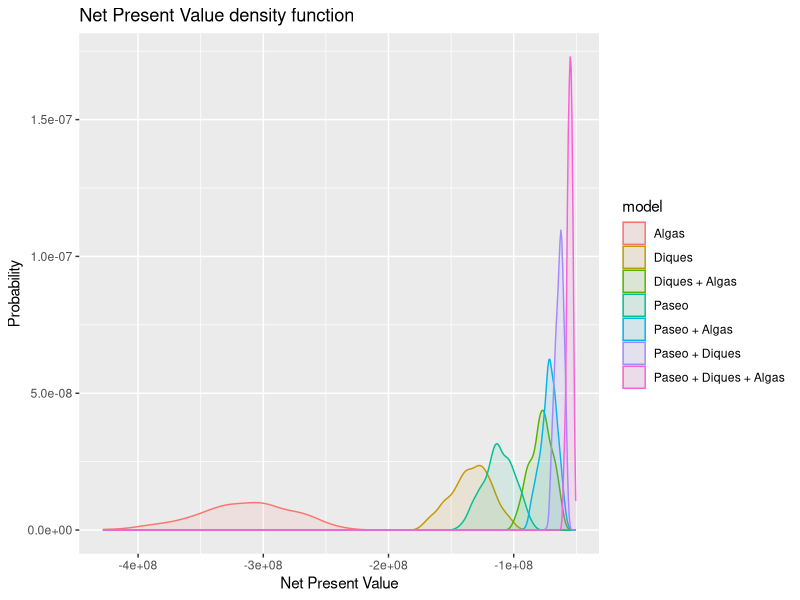
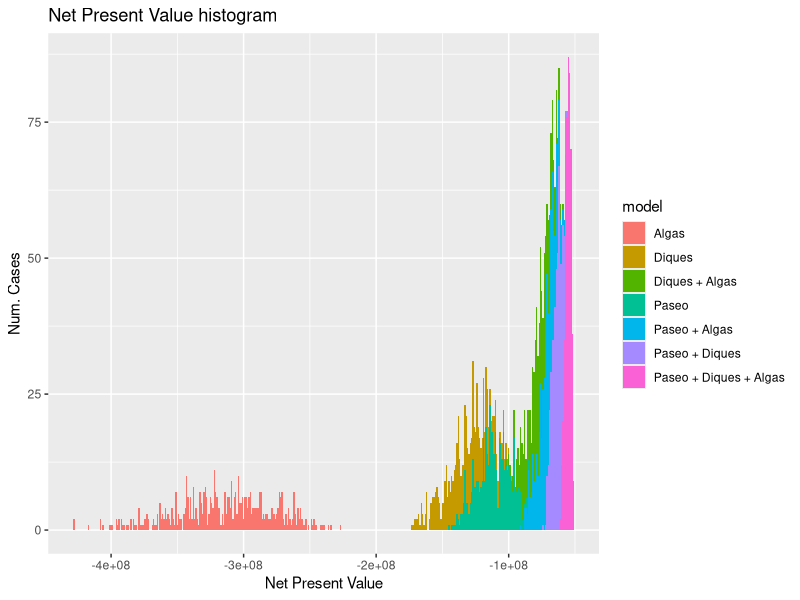
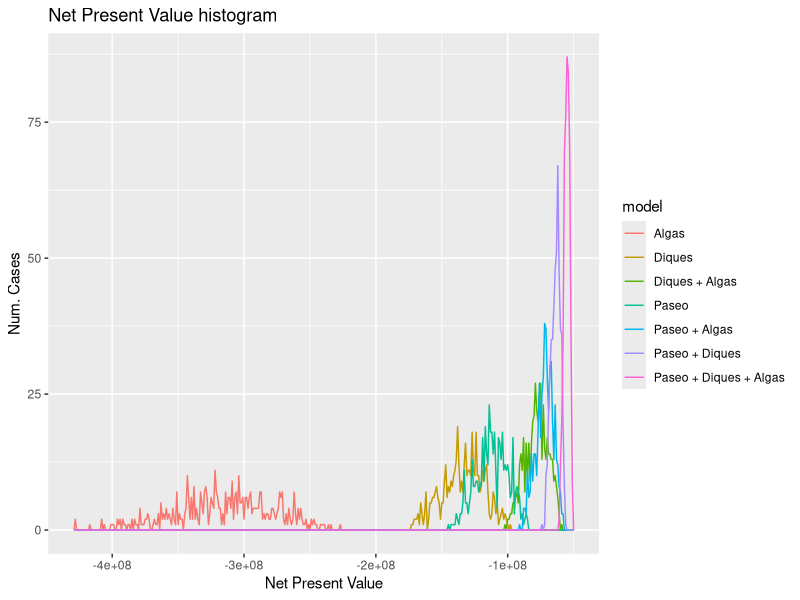
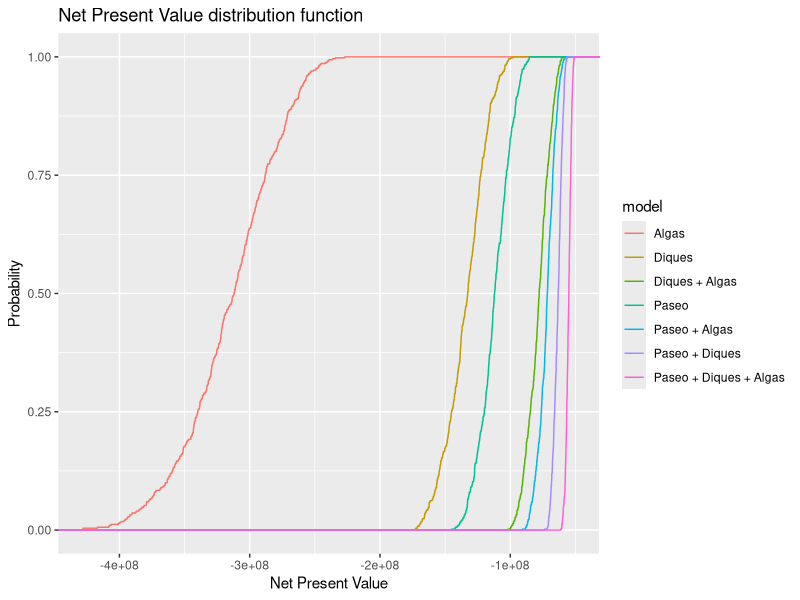
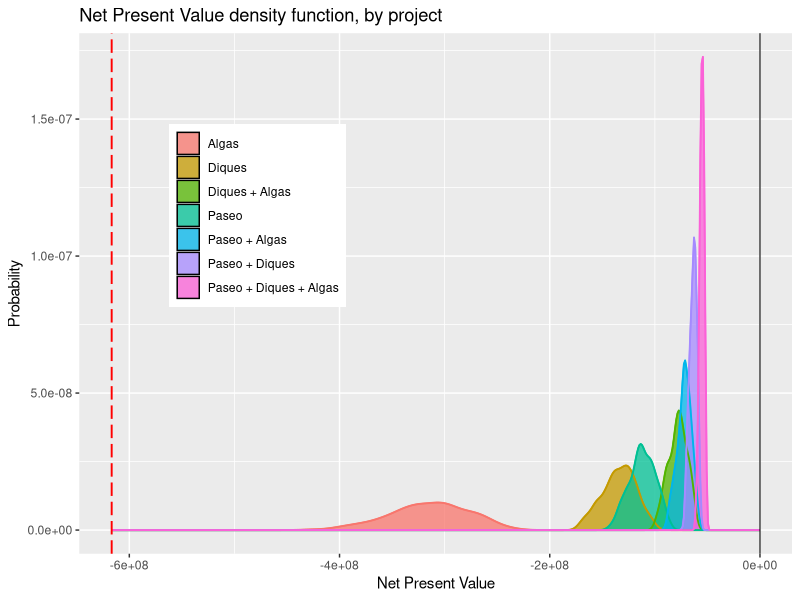

Generate these figures, in order, with R:
############################################################
# CÓDIGO PARA REALIZACIÓN DE ANÁLISIS COSTE-BENEFICIO EN R #
############################################################
#                  ACB-ENTREGA-CC-02                       #
############################################################

# ---------------------------------- #
# 1.- FUNCIÓN VALOR ACTUALIZADO NETO #
# ---------------------------------- #

cc.npv.fun <- function (vector.data) { 
  # VECTOR DATA : vector en el cual se incluyan los parámetros siguientes
  # (fijar, dejar como parámetros variables según deseos)
  # (se introducen como vector para el posterior análisis de sensibilidad)
  
  # COSTES #
  # ------ #
  # Construction costs
  cons.cost <- vector.data[1]
  
  # VALORES EXPUESTOS #
  # ----------------- #
  # Playa #1
  exp.beach1 <- vector.data[2]
  # Playa #2
  exp.beach2 <- vector.data[3]
  # Puerto
  exp.port <- vector.data[4]
  # Zona roja
  exp.red <- vector.data[5]
  # Zona amarilla
  exp.yell <- vector.data[6]
  # Zona verde
  exp.gree <- vector.data[7]
  
  
  # PARÁMETROS BÁSICOS #
  # ------------------ #
  # Tasa de descuento
  disc.rate <- vector.data[8]
  # Horizonte temporal 
  hozt.temp <- vector.data[9]
  
  
  # SERIES TEMPORALES #
  # ----------------- #
  # Años
  year.vector <- c(1:hozt.temp)
  
  # Construction costs
  cons.cost.vector <- rep(0, hozt.temp)
  cons.cost.vector[1] <- cons.cost
  
  # Expuestos
  exp.beach1.vector <- rep(0, hozt.temp)
  exp.beach2.vector <- rep(0, hozt.temp)
  exp.port.vector <- rep(0, hozt.temp)
  exp.red.vector <- rep(0, hozt.temp)
  exp.yell.vector <- rep(0, hozt.temp)
  exp.gree.vector <- rep(0, hozt.temp)
  for (i in 2:hozt.temp) {
    exp.beach1.vector[i] <- exp.beach1
    exp.beach2.vector[i] <- exp.beach2
    exp.port.vector[i] <- exp.port
    exp.red.vector[i] <- exp.red
    exp.yell.vector[i] <- exp.yell
    exp.gree.vector[i] <- exp.gree
  }
  
  
  # --------------------- # 
  # BENEFITS / Beneficios #
  # --------------------- #
  ben.vector <- rep(0, hozt.temp)
  netben.vector <- rep(0, hozt.temp)
  for (i in (1):(hozt.temp)) {
    ben.vector[i] <- -cons.cost.vector[i]-exp.beach1.vector[i]-exp.beach2.vector[i]-exp.port.vector[i]-
                     exp.red.vector[i]-exp.yell.vector[i]-exp.gree.vector[i]
    netben.vector[i] <- ben.vector[i]/((1+disc.rate)^i)
  }
  
  # --------- # 
  # NPV / VAN #
  # --------- #
  npv.result <- sum(netben.vector)
  npv.result
}

# ------------------------------------ #
# 2.- FUNCIÓN ANÁLISIS DE SENSIBILIDAD #
# ------------------------------------ #

anal.sensit <- function( model, pars.vector.values, pars.vector.names) {
  # Inputs:
  # función modelo
  # vector con los parámetros base del modelo
  # vector con los nombres de los parámetros
  pars.dim <- length(pars.vector.values)
  
  # Steps del análisis. -1%, 0, +1%
  steps <- c(-0.01, 0, 0.01)
  perc.df <- data.frame(steps)
  
  column.names <- rep(0, pars.dim+1)
  column.names[1] = "Change in parameter"
  # Este ciclo está ajustado para tres steps (a, b, c)
  for (i in 1:pars.dim){
    column.names[i+1] = pars.vector.names[i]
    pars.vector.sensit <- pars.vector.values
    pars.vector.sensit[i] <- pars.vector.values[i]*(1+steps[1])
    a <- model(pars.vector.sensit)
    pars.vector.sensit[i] <- pars.vector.values[i]*(1+steps[2])
    b <- model(pars.vector.sensit)
    pars.vector.sensit[i] <- pars.vector.values[i]*(1+steps[3])
    c <- model(pars.vector.sensit)
    perc.df <- cbind(perc.df, c(100*(a-b)/b, 0, 100*(c-b)/b))
  }
  colnames(perc.df) <- column.names
  perc.df
}

# --------------------- #
# 3.- VALORES EXPUESTOS #
# --------------------- #

exp.beach1 <- 150000
exp.beach2 <- 95000
exp.port <- 0.85*2814.50*7.5
exp.red <- 0.85*((5*60*60*365*0.4)+(13*40*50*365*0.5)+(4*250000)+(300*25000))
exp.yell <- 0.75*((5*40*50*365*0.5)+(250*25000))
exp.gree <- 0.60*(1500000+(280*25000))

# -------------------- #
# 4.- VAN ALTERNATIVAS #
# -------------------- #

# Alternativa 0 - Do nothing
Alt.0.vector <- c(0, exp.beach1, exp.beach2, 
                  exp.port, exp.red, exp.yell, exp.gree,
                  0.03, 50)
Alt.0.npv <- cc.npv.fun(Alt.0.vector)

# Alternativa 1 - Ampliacion Paseo
Alt.1.vector <- c(25000000, exp.beach1, exp.beach2, 
                   exp.port, (1-0.80)*exp.red, (1-0.95)*exp.yell, (1-0.95)*exp.gree,
                   0.03, 50)
Alt.1.npv <- cc.npv.fun(Alt.1.vector)

# Alternativa 2 - Diques
Alt.2.vector <- c(15000000, exp.beach1, exp.beach2, 
                  exp.port, (1-0.75)*exp.red, (1-0.90)*exp.yell, (1-0.90)*exp.gree,
                  0.03, 50)
Alt.2.npv <- cc.npv.fun(Alt.2.vector)

# Alternativa 3 - Algas
Alt.3.vector <- c(800000, exp.beach1, exp.beach2, 
                  exp.port, (1-0.50)*exp.red, (1-0.50)*exp.yell, (1-0.50)*exp.gree,
                  0.03, 50)
Alt.3.npv <- cc.npv.fun(Alt.3.vector)

# Alternativa 4 - Ampliacion Paseo + Diques
Alt.4.vector <- c(25000000+15000000, exp.beach1, exp.beach2, 
                  exp.port, (1-0.80)*(1-0.75)*exp.red, (1-0.95)*(1-0.90)*exp.yell, (1-0.95)*(1-0.90)*exp.gree,
                  0.03, 50)
Alt.4.npv <- cc.npv.fun(Alt.4.vector)

# Alternativa 5 - Ampliacion Paseo + Algas
Alt.5.vector <- c(25000000+800000, exp.beach1, exp.beach2, 
                  exp.port, (1-0.80)*(1-0.50)*exp.red, (1-0.95)*(1-0.5)*exp.yell, (1-0.95)*(1-0.50)*exp.gree,
                  0.03, 50)
Alt.5.npv <- cc.npv.fun(Alt.5.vector)

# Alternativa 6 - Diques + Algas
Alt.6.vector <- c(15000000+800000, exp.beach1, exp.beach2, 
                  exp.port, (1-0.75)*(1-0.50)*exp.red, (1-0.90)*(1-0.5)*exp.yell, (1-0.90)*(1-0.50)*exp.gree,
                  0.03, 50)
Alt.6.npv <- cc.npv.fun(Alt.6.vector)

# Alternativa 7 - Ampliacion Paseo + Diques + Algas
Alt.7.vector <- c(25000000+15000000+800000, exp.beach1, exp.beach2, 
                  exp.port, (1-0.80)*(1-0.75)*(1-0.50)*exp.red, (1-0.95)*(1-0.90)*(1-0.5)*exp.yell, (1-0.95)*(1-0.90)*(1-0.50)*exp.gree,
                  0.03, 50)
Alt.7.npv <- cc.npv.fun(Alt.7.vector)

# ------------------------------------------ #
# 5.- EJECUCIÓN DEL ANÁLISIS DE SENSIBILIDAD #
# ------------------------------------------ #

# Alternativa 1 - Ampliacion Paseo
model_1.param <- Alt.1.vector
model_1.names <- c("cons.cost", "exp.beach1", "exp.beach2",
                   "exp.port", "exp.red", "exp.yell", "exp.gree",
                   "disc.rate", "hozt.temp")
model_1.sa.df <- anal.sensit(cc.npv.fun, model_1.param, model_1.names)
model_1.sa.df$project <- "Paseo"

# Alternativa 2 - Diques
model_2.param <- Alt.2.vector
model_2.names <- c("cons.cost", "exp.beach1", "exp.beach2",
                   "exp.port", "exp.red", "exp.yell", "exp.gree",
                   "disc.rate", "hozt.temp")
model_2.sa.df <- anal.sensit(cc.npv.fun, model_2.param, model_2.names)
model_2.sa.df$project <- "Diques"

# Alternativa 3 - Algas
model_3.param <- Alt.3.vector
model_3.names <- c("cons.cost", "exp.beach1", "exp.beach2",
                   "exp.port", "exp.red", "exp.yell", "exp.gree",
                   "disc.rate", "hozt.temp")
model_3.sa.df <- anal.sensit(cc.npv.fun, model_3.param, model_3.names)
model_3.sa.df$project <- "Algas"


# Manipular los datos para presentarlos
sa.data.df <- model_1.sa.df[-c(1,2,3,5),]
sa.data.df <- sa.data.df[,-c(1)]

sa.data.df <- rbind(model_1.sa.df, model_2.sa.df, model_3.sa.df)


# ----------------------- #
# 6.- ANÁLISIS MONTECARLO #
# ----------------------- #

# Alternativa 1 - Ampliacion Paseo
model_1.mc.df <- data.frame(npv=numeric(0), irr=numeric(0))
for (i in 1:500) {
  # Distribuciones de probabilidad de cada parámetro
  a <- runif(1, min = Alt.1.vector[1], max = Alt.1.vector[1]) #cons.cost
  b <- runif(1, min = Alt.1.vector[2]*0.75, max = Alt.1.vector[2]*1.25) #exp.beach1
  c <- runif(1, min = Alt.1.vector[3]*0.75, max = Alt.1.vector[3]*1.25) #exp.beach2
  d <- runif(1, min = Alt.1.vector[4]*0.75, max = Alt.1.vector[4]*1.25) #exp.port
  e <- runif(1, min = Alt.1.vector[5]*0.75, max = Alt.1.vector[5]*1.25) #exp.red
  f <- runif(1, min = Alt.1.vector[6]*0.75, max = Alt.1.vector[6]*1.25) #exp.yell
  g <- runif(1, min = Alt.1.vector[7]*0.75, max = Alt.1.vector[7]*1.25) #exp.gree
  h <- runif(1, min = Alt.1.vector[8]*0.75, max = Alt.1.vector[8]*1.25) #disc.rate
  i <- runif(1, min = Alt.1.vector[9], max = Alt.1.vector[9]) #h0zt.temp
  model_1.param <- c(a, b, c, d, e, f, g, h, i)
  # Llamada a la función y almacenar datos
  model_1.mc.df <- rbind(model_1.mc.df, cc.npv.fun(model_1.param))
}
# DATA PREPARATION
colnames(model_1.mc.df) <- c("npv")
model_1.mc.sort <- (model_1.mc.df)
model_1.mc.sort$npv <- model_1.mc.sort[order(model_1.mc.sort$npv),]
# Sequence by 1/num.cases, 1/500 = 0.004
model_1.mc.sort <- data.frame(model_1.mc.sort, seq(from = 0.002, to = 1, by = 0.002))
model_1.mc.sort$proj <- rep('Paseo', 500)
colnames(model_1.mc.sort) <- c("npv", "prob", "model")


# Alternativa 2 - Diques
model_2.mc.df <- data.frame(npv=numeric(0), irr=numeric(0))
for (i in 1:500) {
  # Distribuciones de probabilidad de cada parámetro
  a <- runif(1, min = Alt.2.vector[1], max = Alt.2.vector[1]) #cons.cost
  b <- runif(1, min = Alt.2.vector[2]*0.75, max = Alt.2.vector[2]*1.25) #exp.beach1
  c <- runif(1, min = Alt.2.vector[3]*0.75, max = Alt.2.vector[3]*1.25) #exp.beach2
  d <- runif(1, min = Alt.2.vector[4]*0.75, max = Alt.2.vector[4]*1.25) #exp.port
  e <- runif(1, min = Alt.2.vector[5]*0.75, max = Alt.2.vector[5]*1.25) #exp.red
  f <- runif(1, min = Alt.2.vector[6]*0.75, max = Alt.2.vector[6]*1.25) #exp.yell
  g <- runif(1, min = Alt.2.vector[7]*0.75, max = Alt.2.vector[7]*1.25) #exp.gree
  h <- runif(1, min = Alt.2.vector[8]*0.75, max = Alt.2.vector[8]*1.25) #disc.rate
  i <- runif(1, min = Alt.2.vector[9], max = Alt.2.vector[9]) #h0zt.temp
  model_2.param <- c(a, b, c, d, e, f, g, h, i)
  # Llamada a la función y almacenar datos
  model_2.mc.df <- rbind(model_2.mc.df, cc.npv.fun(model_2.param))
}
# DATA PREPARATION
colnames(model_2.mc.df) <- c("npv")
model_2.mc.sort <- (model_2.mc.df)
model_2.mc.sort$npv <- model_2.mc.sort[order(model_2.mc.sort$npv),]
# Sequence by 1/num.cases, 1/500 = 0.004
model_2.mc.sort <- data.frame(model_2.mc.sort, seq(from = 0.002, to = 1, by = 0.002))
model_2.mc.sort$proj <- rep('Diques', 500)
colnames(model_2.mc.sort) <- c("npv", "prob", "model")


# Alternativa 3 - Algas
model_3.mc.df <- data.frame(npv=numeric(0), irr=numeric(0))
for (i in 1:500) {
  # Distribuciones de probabilidad de cada parámetro
  a <- runif(1, min = Alt.3.vector[1], max = Alt.3.vector[1]) #cons.cost
  b <- runif(1, min = Alt.3.vector[2]*0.75, max = Alt.3.vector[2]*1.25) #exp.beach1
  c <- runif(1, min = Alt.3.vector[3]*0.75, max = Alt.3.vector[3]*1.25) #exp.beach2
  d <- runif(1, min = Alt.3.vector[4]*0.75, max = Alt.3.vector[4]*1.25) #exp.port
  e <- runif(1, min = Alt.3.vector[5]*0.75, max = Alt.3.vector[5]*1.25) #exp.red
  f <- runif(1, min = Alt.3.vector[6]*0.75, max = Alt.3.vector[6]*1.25) #exp.yell
  g <- runif(1, min = Alt.3.vector[7]*0.75, max = Alt.3.vector[7]*1.25) #exp.gree
  h <- runif(1, min = Alt.3.vector[8]*0.75, max = Alt.3.vector[8]*1.25) #disc.rate
  i <- runif(1, min = Alt.3.vector[9], max = Alt.3.vector[9]) #h0zt.temp
  model_3.param <- c(a, b, c, d, e, f, g, h, i)
  # Llamada a la función y almacenar datos
  model_3.mc.df <- rbind(model_3.mc.df, cc.npv.fun(model_3.param))
}
# DATA PREPARATION
colnames(model_3.mc.df) <- c("npv")
model_3.mc.sort <- (model_3.mc.df)
model_3.mc.sort$npv <- model_3.mc.sort[order(model_3.mc.sort$npv),]
# Sequence by 1/num.cases, 1/500 = 0.004
model_3.mc.sort <- data.frame(model_3.mc.sort, seq(from = 0.002, to = 1, by = 0.002))
model_3.mc.sort$proj <- rep('Algas', 500)
colnames(model_3.mc.sort) <- c("npv", "prob", "model")


# Alternativa 4 - Ampliacion Paseo + Diques
model_4.mc.df <- data.frame(npv=numeric(0), irr=numeric(0))
for (i in 1:500) {
  # Distribuciones de probabilidad de cada parámetro
  a <- runif(1, min = Alt.4.vector[1], max = Alt.4.vector[1]) #cons.cost
  b <- runif(1, min = Alt.4.vector[2]*0.75, max = Alt.4.vector[2]*1.25) #exp.beach1
  c <- runif(1, min = Alt.4.vector[3]*0.75, max = Alt.4.vector[3]*1.25) #exp.beach2
  d <- runif(1, min = Alt.4.vector[4]*0.75, max = Alt.4.vector[4]*1.25) #exp.port
  e <- runif(1, min = Alt.4.vector[5]*0.75, max = Alt.4.vector[5]*1.25) #exp.red
  f <- runif(1, min = Alt.4.vector[6]*0.75, max = Alt.4.vector[6]*1.25) #exp.yell
  g <- runif(1, min = Alt.4.vector[7]*0.75, max = Alt.4.vector[7]*1.25) #exp.gree
  h <- runif(1, min = Alt.4.vector[8]*0.75, max = Alt.4.vector[8]*1.25) #disc.rate
  i <- runif(1, min = Alt.4.vector[9], max = Alt.4.vector[9]) #h0zt.temp
  model_4.param <- c(a, b, c, d, e, f, g, h, i)
  # Llamada a la función y almacenar datos
  model_4.mc.df <- rbind(model_4.mc.df, cc.npv.fun(model_4.param))
}
# DATA PREPARATION
colnames(model_4.mc.df) <- c("npv")
model_4.mc.sort <- (model_4.mc.df)
model_4.mc.sort$npv <- model_4.mc.sort[order(model_4.mc.sort$npv),]
# Sequence by 1/num.cases, 1/500 = 0.004
model_4.mc.sort <- data.frame(model_4.mc.sort, seq(from = 0.002, to = 1, by = 0.002))
model_4.mc.sort$proj <- rep('Paseo + Diques', 500)
colnames(model_4.mc.sort) <- c("npv", "prob", "model")


# Alternativa 5 - Ampliacion Paseo + Algas
model_5.mc.df <- data.frame(npv=numeric(0), irr=numeric(0))
for (i in 1:500) {
  # Distribuciones de probabilidad de cada parámetro
  a <- runif(1, min = Alt.5.vector[1], max = Alt.5.vector[1]) #cons.cost
  b <- runif(1, min = Alt.5.vector[2]*0.75, max = Alt.5.vector[2]*1.25) #exp.beach1
  c <- runif(1, min = Alt.5.vector[3]*0.75, max = Alt.5.vector[3]*1.25) #exp.beach2
  d <- runif(1, min = Alt.5.vector[4]*0.75, max = Alt.5.vector[4]*1.25) #exp.port
  e <- runif(1, min = Alt.5.vector[5]*0.75, max = Alt.5.vector[5]*1.25) #exp.red
  f <- runif(1, min = Alt.5.vector[6]*0.75, max = Alt.5.vector[6]*1.25) #exp.yell
  g <- runif(1, min = Alt.5.vector[7]*0.75, max = Alt.5.vector[7]*1.25) #exp.gree
  h <- runif(1, min = Alt.5.vector[8]*0.75, max = Alt.5.vector[8]*1.25) #disc.rate
  i <- runif(1, min = Alt.5.vector[9], max = Alt.5.vector[9]) #h0zt.temp
  model_5.param <- c(a, b, c, d, e, f, g, h, i)
  # Llamada a la función y almacenar datos
  model_5.mc.df <- rbind(model_5.mc.df, cc.npv.fun(model_5.param))
}
# DATA PREPARATION
colnames(model_5.mc.df) <- c("npv")
model_5.mc.sort <- (model_5.mc.df)
model_5.mc.sort$npv <- model_5.mc.sort[order(model_5.mc.sort$npv),]
# Sequence by 1/num.cases, 1/500 = 0.004
model_5.mc.sort <- data.frame(model_5.mc.sort, seq(from = 0.002, to = 1, by = 0.002))
model_5.mc.sort$proj <- rep('Paseo + Algas', 500)
colnames(model_5.mc.sort) <- c("npv", "prob", "model")


# Alternativa 6 - Diques + Algas
model_6.mc.df <- data.frame(npv=numeric(0), irr=numeric(0))
for (i in 1:500) {
  # Distribuciones de probabilidad de cada parámetro
  a <- runif(1, min = Alt.6.vector[1], max = Alt.6.vector[1]) #cons.cost
  b <- runif(1, min = Alt.6.vector[2]*0.75, max = Alt.6.vector[2]*1.25) #exp.beach1
  c <- runif(1, min = Alt.6.vector[3]*0.75, max = Alt.6.vector[3]*1.25) #exp.beach2
  d <- runif(1, min = Alt.6.vector[4]*0.75, max = Alt.6.vector[4]*1.25) #exp.port
  e <- runif(1, min = Alt.6.vector[5]*0.75, max = Alt.6.vector[5]*1.25) #exp.red
  f <- runif(1, min = Alt.6.vector[6]*0.75, max = Alt.6.vector[6]*1.25) #exp.yell
  g <- runif(1, min = Alt.6.vector[7]*0.75, max = Alt.6.vector[7]*1.25) #exp.gree
  h <- runif(1, min = Alt.6.vector[8]*0.75, max = Alt.6.vector[8]*1.25) #disc.rate
  i <- runif(1, min = Alt.6.vector[9], max = Alt.6.vector[9]) #h0zt.temp
  model_6.param <- c(a, b, c, d, e, f, g, h, i)
  # Llamada a la función y almacenar datos
  model_6.mc.df <- rbind(model_6.mc.df, cc.npv.fun(model_6.param))
}
# DATA PREPARATION
colnames(model_6.mc.df) <- c("npv")
model_6.mc.sort <- (model_6.mc.df)
model_6.mc.sort$npv <- model_6.mc.sort[order(model_6.mc.sort$npv),]
# Sequence by 1/num.cases, 1/500 = 0.004
model_6.mc.sort <- data.frame(model_6.mc.sort, seq(from = 0.002, to = 1, by = 0.002))
model_6.mc.sort$proj <- rep('Diques + Algas', 500)
colnames(model_6.mc.sort) <- c("npv", "prob", "model")


# Alternativa 7 - Ampliación Paseo + Diques + Algas
model_7.mc.df <- data.frame(npv=numeric(0), irr=numeric(0))
for (i in 1:500) {
  # Distribuciones de probabilidad de cada parámetro
  a <- runif(1, min = Alt.7.vector[1], max = Alt.7.vector[1]) #cons.cost
  b <- runif(1, min = Alt.7.vector[2]*0.75, max = Alt.7.vector[2]*1.25) #exp.beach1
  c <- runif(1, min = Alt.7.vector[3]*0.75, max = Alt.7.vector[3]*1.25) #exp.beach2
  d <- runif(1, min = Alt.7.vector[4]*0.75, max = Alt.7.vector[4]*1.25) #exp.port
  e <- runif(1, min = Alt.7.vector[5]*0.75, max = Alt.7.vector[5]*1.25) #exp.red
  f <- runif(1, min = Alt.7.vector[6]*0.75, max = Alt.7.vector[6]*1.25) #exp.yell
  g <- runif(1, min = Alt.7.vector[7]*0.75, max = Alt.7.vector[7]*1.25) #exp.gree
  h <- runif(1, min = Alt.7.vector[8]*0.75, max = Alt.7.vector[8]*1.25) #disc.rate
  i <- runif(1, min = Alt.7.vector[9], max = Alt.7.vector[9]) #h0zt.temp
  model_7.param <- c(a, b, c, d, e, f, g, h, i)
  # Llamada a la función y almacenar datos
  model_7.mc.df <- rbind(model_7.mc.df, cc.npv.fun(model_7.param))
}
# DATA PREPARATION
colnames(model_7.mc.df) <- c("npv")
model_7.mc.sort <- (model_7.mc.df)
model_7.mc.sort$npv <- model_7.mc.sort[order(model_7.mc.sort$npv),]
# Sequence by 1/num.cases, 1/500 = 0.004
model_7.mc.sort <- data.frame(model_7.mc.sort, seq(from = 0.002, to = 1, by = 0.002))
model_7.mc.sort$proj <- rep('Paseo + Diques + Algas', 500)
colnames(model_7.mc.sort) <- c("npv", "prob", "model")



# Mezclar las distintas alternativas
npv.df.mix <- rbind(model_1.mc.sort, model_2.mc.sort, model_3.mc.sort,
                    model_4.mc.sort, model_5.mc.sort, model_6.mc.sort, model_7.mc.sort)

# REPRESENTATION
library(ggplot2)
# Plot de funciones de densidad
ggplot(npv.df.mix, aes(npv, fill = model, colour = model)) +
  geom_density(alpha = 0.1) +
  ggtitle("Net Present Value density function") +
  xlab("Net Present Value") + ylab("Probability")

# Plot de histograma
ggplot(npv.df.mix, aes(npv, fill = model)) +
  geom_histogram(binwidth = 1000000) +
  ggtitle("Net Present Value histogram") +
  xlab("Net Present Value") + ylab("Num. Cases")

# Plot de polígono de frecuencias
ggplot(npv.df.mix, aes(npv, colour = model)) +
  geom_freqpoly(binwidth = 1000000) +
  ggtitle("Net Present Value histogram") +
  xlab("Net Present Value") + ylab("Num. Cases")

# Plot de funciones de distribución
ggplot(npv.df.mix, aes(npv, colour = model)) +
  stat_ecdf() +
  ggtitle("Net Present Value distribution function") +
  xlab("Net Present Value") + ylab("Probability")

# Plot de funciones de densidad con más parámetros
ggplot(npv.df.mix) +
  geom_density(aes(x = npv, colour = model, fill = model), alpha=.75) +
  geom_line(aes(x = npv, colour = model), stat="density", size=0.65) + 
  geom_vline(xintercept=0, alpha=.75, size=0.5) +
  ggtitle("Net Present Value density function, by project") +
  xlab("Net Present Value") + ylab("Probability") +
  theme(legend.position=c(0.25,0.65)) +
  scale_colour_discrete(guide=FALSE) +
  guides(fill=guide_legend(title=NULL)) +
  geom_vline(xintercept = Alt.0.npv, colour="red", size=0.65, linetype = "longdash")
